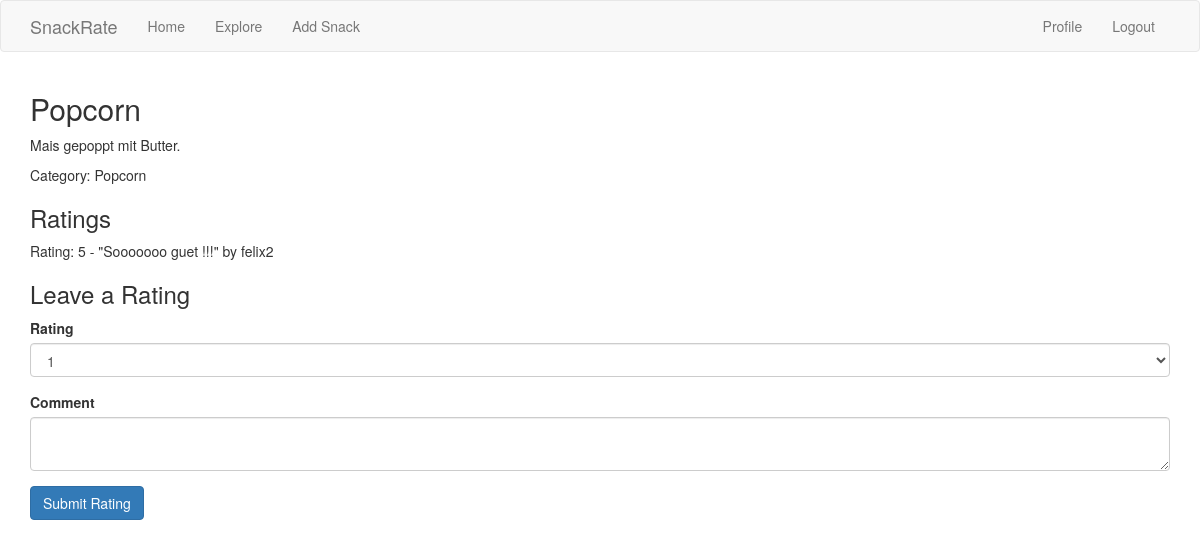
/snack/4 (signed in), run on the app's committed database.
### app/models.py (models this page shows, shortened)
class Snack(db.Model):
    id = db.Column(db.Integer, primary_key=True)
    name = db.Column(db.String(140), unique=True, index=True)
    description = db.Column(db.String(140))
    category = db.Column(db.String(50))
    timestamp = db.Column(db.DateTime, index=True, default=datetime.utcnow)
    user_id = db.Column(db.Integer, db.ForeignKey('user.id'))

class Rating(db.Model):
    id = db.Column(db.Integer, primary_key=True)
    rating = db.Column(db.Integer)
    comment = db.Column(db.String(140), nullable=True)
    timestamp = db.Column(db.DateTime, index=True, default=datetime.utcnow)
    user_id = db.Column(db.Integer, db.ForeignKey('user.id'))
    snack_id = db.Column(db.Integer, db.ForeignKey('snack.id'))
    user = db.relationship('User')
    snack = db.relationship('Snack')

class User(UserMixin, db.Model):
    id = db.Column(db.Integer, primary_key=True)
    username = db.Column(db.String(64), index=True, unique=True)
    email = db.Column(db.String(120), index=True, unique=True)
    password_hash = db.Column(db.String(128))
    snacks = db.relationship('Snack', backref='author', lazy='dynamic')
    ratings = db.relationship('Rating', backref='rater', lazy='dynamic')
    about_me = db.Column(db.String(140))
    last_seen = db.Column(db.DateTime, default=datetime.utcnow)

### app/routes.py (the view)
@app.route('/snack/<int:snack_id>', methods=['GET', 'POST'])
@login_required
def snack(snack_id):
    snack = Snack.query.get_or_404(snack_id)
    form = RatingForm()
    if form.validate_on_submit():
        rating = Rating(rating=form.rating.data, comment=form.comment.data, user_id=current_user.id, snack_id=snack.id)
        db.session.add(rating)
        db.session.commit()
        flash('Your rating has been added!')
        return redirect(url_for('snack', snack_id=snack_id))
    ratings = Rating.query.filter_by(snack_id=snack.id).all()
    return render_template('snack.html', snack=snack, form=form, ratings=ratings)

### app/forms.py
class RatingForm(FlaskForm):
    rating = SelectField('Rating', choices=[('1', '1'), ('2', '2'), ('3', '3'), ('4', '4'), ('5', '5')], validators=[DataRequired()])
    comment = TextAreaField('Comment', validators=[Length(min=0, max=140)])
    submit = SubmitField('Submit Rating')

### app/models.py (called while the page is built)
@login.user_loader
def load_user(id):
    return User.query.get(int(id))

### app/routes.py (called while the page is built)
@app.before_request
def before_request():
    if current_user.is_authenticated:
        current_user.last_seen = datetime.utcnow()
        db.session.commit()

### app/templates/snack.html (shortened to what this page needs)
{% extends "base.html" %}
{% block app_content %}
<h2>{{ snack.name }}</h2>
<p>{{ snack.description }}</p>
<p>Category: {{ snack.category }}</p>
<h3>Ratings</h3>
{% for rating in ratings %}
    <p>Rating: {{ rating.rating }} - "{{ rating.comment }}" by {{ rating.rater.username }}</p>
{% endfor %}
<h3>Leave a Rating</h3>
<form action="" method="post">
    <div class="form-group">
        {{ form.rating.label(class="form-control-label") }}
        {{ form.rating(class="form-control") }}
    </div>
    <div class="form-group">
        {{ form.comment.label(class="form-control-label") }}
        {{ form.comment(class="form-control") }}
    </div>
    <div>
        {{ form.submit(class="btn btn-primary") }}
    </div>
</form>
{% endblock %}

### data on the page
Snack: name "Popcorn", description "Mais gepoppt mit Butter.", category "Popcorn"
Rating: rating "5", comment "Sooooooo guet !!!", rater.username "felix2"
